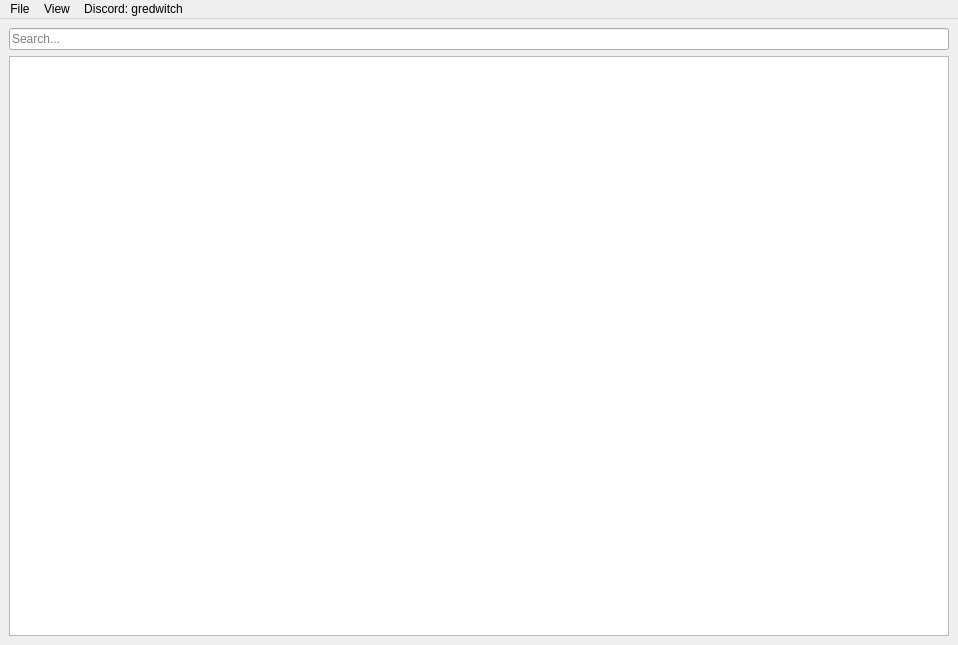
<?xml version="1.0" encoding="UTF-8"?>
<ui version="4.0">
 <class>DAEWindow</class>
 <widget class="QMainWindow" name="DAEWindow">
  <property name="geometry">
   <rect>
    <x>0</x>
    <y>0</y>
    <width>958</width>
    <height>645</height>
   </rect>
  </property>
  <property name="windowTitle">
   <string>Dagor Asset Explorer</string>
  </property>
  <property name="styleSheet">
   <string notr="true"/>
  </property>
  <property name="locale">
   <locale language="English" country="UnitedStates"/>
  </property>
  <widget class="QWidget" name="centralwidget">
   <property name="styleSheet">
    <string notr="true"/>
   </property>
   <layout class="QGridLayout" name="gridLayout">
    <item row="0" column="0">
     <widget class="QLineEdit" name="lineEdit">
      <property name="text">
       <string/>
      </property>
      <property name="placeholderText">
       <string>Search...</string>
      </property>
     </widget>
    </item>
    <item row="1" column="0">
     <widget class="CustomTreeView" name="treeView">
      <property name="dragDropMode">
       <enum>QAbstractItemView::DropOnly</enum>
      </property>
     </widget>
    </item>
   </layout>
  </widget>
  <widget class="QMenuBar" name="menubar">
   <property name="geometry">
    <rect>
     <x>0</x>
     <y>0</y>
     <width>958</width>
     <height>21</height>
    </rect>
   </property>
   <widget class="QMenu" name="menuFile">
    <property name="title">
     <string>File</string>
    </property>
    <addaction name="actionOpenFolder"/>
    <addaction name="actionOpenFiles"/>
    <addaction name="separator"/>
    <addaction name="actionUnmount"/>
    <addaction name="separator"/>
    <addaction name="actionClose"/>
   </widget>
   <widget class="QMenu" name="menuView">
    <property name="title">
     <string>View</string>
    </property>
    <addaction name="actionCollapse"/>
    <addaction name="actionExpand"/>
   </widget>
   <widget class="QMenu" name="menuMessage_me_on_discord_gredwitch">
    <property name="title">
     <string>Discord: gredwitch</string>
    </property>
   </widget>
   <addaction name="menuFile"/>
   <addaction name="menuView"/>
   <addaction name="menuMessage_me_on_discord_gredwitch"/>
  </widget>
  <action name="actionOpenFolder">
   <property name="text">
    <string>Open asset folder</string>
   </property>
   <property name="shortcut">
    <string>Ctrl+O</string>
   </property>
  </action>
  <action name="actionCollapse">
   <property name="text">
    <string>Collapse all</string>
   </property>
   <property name="shortcut">
    <string>Alt+0</string>
   </property>
  </action>
  <action name="actionExpand">
   <property name="text">
    <string>Expand all</string>
   </property>
   <property name="shortcut">
    <string>Alt+Shift+0</string>
   </property>
  </action>
  <action name="actionOpenFiles">
   <property name="text">
    <string>Open assets</string>
   </property>
   <property name="shortcut">
    <string>Ctrl+Shift+O</string>
   </property>
  </action>
  <action name="actionUnmount">
   <property name="text">
    <string>Unmount all assets</string>
   </property>
  </action>
  <action name="actionClose">
   <property name="text">
    <string>Close</string>
   </property>
   <property name="shortcut">
    <string>Ctrl+Q</string>
   </property>
  </action>
  <action name="actionOpenDesc">
   <property name="text">
    <string>Open GameResDesc</string>
   </property>
  </action>
 </widget>
 <customwidgets>
  <customwidget>
   <class>CustomTreeView</class>
   <extends>QTreeView</extends>
   <header>gui.customtreeview</header>
  </customwidget>
 </customwidgets>
 <resources/>
 <connections/>
</ui>
